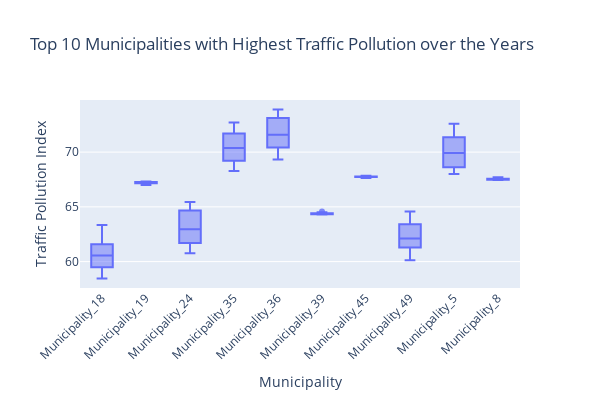
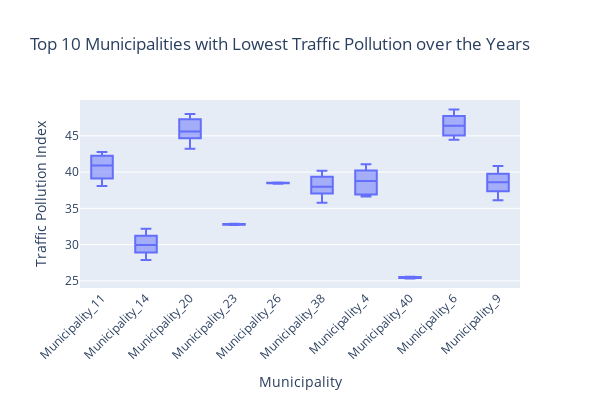

Notebook code cell kept with these figures, in order:
### Code cell
pollution_medians = mu.groupby("Municipality")["Traffic_Pollution"].median()

top_10_max = pollution_medians.nlargest(10).index
top_10_min = pollution_medians.nsmallest(10).index

mu_top_max = mu[mu["Municipality"].isin(top_10_max)]
mu_top_min = mu[mu["Municipality"].isin(top_10_min)]


fig_max = px.box(mu_top_max, x="Municipality", y="Traffic_Pollution",
                #color="Municipality",
                title="Top 10 Municipalities with Highest Traffic Pollution over the Years",
                #color_discrete_sequence=px.colors.qualitative.Set1
                )

fig_min = px.box(mu_top_min, x="Municipality", y="Traffic_Pollution",
                #color="Municipality",
                title="Top 10 Municipalities with Lowest Traffic Pollution over the Years",
                #color_discrete_sequence=px.colors.qualitative.Set2
                )

for fig in [fig_max, fig_min]:
    fig.update_layout(
        xaxis_title="Municipality",
        yaxis_title="Traffic Pollution Index",
        width=600, height=400,  
        xaxis_tickangle=-45, 
        font=dict(size=12),  
        showlegend=False  
    )
    fig.update_traces(marker=dict(opacity=0.8))  

fig_max.show()
fig_min.show()

### Figure 1 — Plotly figure (JSON) as saved in the notebook; plotly's stock layout.template omitted (floating-point values rounded to 4 significant figures)
{"data": [{"alignmentgroup": "True", "hovertemplate": "Municipality=%{x}<br>Traffic_Pollution=%{y}<extra></extra>", "legendgroup": "", "marker": {"color": "#636efa", "opacity": 0.8}, "name": "", "notched": false, "offsetgroup": "", "orientation": "v", "showlegend": false, "type": "box", "x": ["Municipality_18", "Municipality_18", "Municipality_18", "Municipality_18", "Municipality_18", "Municipality_18", "Municipality_18", "Municipality_18", "Municipality_18", "Municipality_18", "Municipality_19", "Municipality_19", "Municipality_19", "Municipality_19", "Municipality_19", "Municipality_19", "Municipality_19", "Municipality_19", "Municipality_19", "Municipality_19", "Municipality_24", "Municipality_24", "Municipality_24", "Municipality_24", "Municipality_24", "Municipality_24", "Municipality_24", "Municipality_24", "Municipality_24", "Municipality_24", "Municipality_35", "Municipality_35", "Municipality_35", "Municipality_35", "Municipality_35", "Municipality_35", "Municipality_35", "Municipality_35", "Municipality_35", "Municipality_35", "Municipality_36", "Municipality_36", "Municipality_36", "Municipality_36", "Municipality_36", "Municipality_36", "Municipality_36", "Municipality_36", "Municipality_36", "Municipality_36", "Municipality_39", "Municipality_39", "Municipality_39", "Municipality_39", "Municipality_39", "Municipality_39", "Municipality_39", "Municipality_39", "Municipality_39", "Municipality_39", "Municipality_45", "Municipality_45", "Municipality_45", "Municipality_45", "Municipality_45", "Municipality_45", "Municipality_45", "Municipality_45", "Municipality_45", "Municipality_45", "Municipality_49", "Municipality_49", "Municipality_49", "Municipality_49", "Municipality_49", "Municipality_49", "Municipality_49", "Municipality_49", "Municipality_49", "Municipality_49", "Municipality_5", "Municipality_5", "Municipality_5", "Municipality_5", "Municipality_5", "Municipality_5", "Municipality_5", "Municipality_5", "Municipality_5", "Municipality_5", "Municipality_8", "Municipality_8", "Municipality_8", "Municipality_8", "Municipality_8", "Municipality_8", "Municipality_8", "Municipality_8", "Municipality_8", "Municipality_8"], "x0": " ", "xaxis": "x", "y": [58.44, 58.88, 59.48, 59.81, 60.26, 60.83, 61.2, 61.57, 62.37, 63.34, 67.15, 67.19, 67.26, 67.32, null, 67.0, 67.14, 67.21, 67.29, 67.2, 60.76, 60.97, 61.69, 61.87, 62.67, 63.24, 63.59, 64.67, 64.91, 65.45, 68.26, 68.67, 69.22, 70.01, 70.33, 70.43, 71.07, 71.71, 72.51, 72.7, 69.33, 69.95, 70.42, 70.8, 71.28, 71.91, 72.32, 73.12, 73.23, 73.9, 64.41, 64.29, 64.56, 64.33, 64.33, 64.35, 64.36, 64.38, 64.5, 64.29, 67.69, 67.8, 67.72, 67.74, 67.64, 67.78, 67.84, 67.76, 67.73, 67.75, 60.11, 61.01, 61.29, 61.6, 61.66, 62.54, 63.21, 63.42, 63.82, 64.57, 68.0, 68.45, 68.63, 69.04, 69.42, 70.43, 71.03, 71.36, 72.13, 72.58, 67.58, 67.57, 67.47, 67.46, 67.47, 67.51, 67.71, 67.53, 67.49, 67.61], "y0": " ", "yaxis": "y"}], "layout": {"boxmode": "group", "font": {"size": 12}, "height": 400, "legend": {"tracegroupgap": 0}, "showlegend": false, "title": {"text": "Top 10 Municipalities with Highest Traffic Pollution over the Years"}, "width": 600, "xaxis": {"anchor": "y", "domain": [0, 1], "tickangle": -45, "title": {"text": "Municipality"}}, "yaxis": {"anchor": "x", "domain": [0, 1], "title": {"text": "Traffic Pollution Index"}}}}

### Figure 2 — Plotly figure (JSON) as saved in the notebook; plotly's stock layout.template omitted (floating-point values rounded to 4 significant figures)
{"data": [{"alignmentgroup": "True", "hovertemplate": "Municipality=%{x}<br>Traffic_Pollution=%{y}<extra></extra>", "legendgroup": "", "marker": {"color": "#636efa", "opacity": 0.8}, "name": "", "notched": false, "offsetgroup": "", "orientation": "v", "showlegend": false, "type": "box", "x": ["Municipality_11", "Municipality_11", "Municipality_11", "Municipality_11", "Municipality_11", "Municipality_11", "Municipality_11", "Municipality_11", "Municipality_11", "Municipality_11", "Municipality_14", "Municipality_14", "Municipality_14", "Municipality_14", "Municipality_14", "Municipality_14", "Municipality_14", "Municipality_14", "Municipality_14", "Municipality_14", "Municipality_20", "Municipality_20", "Municipality_20", "Municipality_20", "Municipality_20", "Municipality_20", "Municipality_20", "Municipality_20", "Municipality_20", "Municipality_20", "Municipality_23", "Municipality_23", "Municipality_23", "Municipality_23", "Municipality_23", "Municipality_23", "Municipality_23", "Municipality_23", "Municipality_23", "Municipality_23", "Municipality_26", "Municipality_26", "Municipality_26", "Municipality_26", "Municipality_26", "Municipality_26", "Municipality_26", "Municipality_26", "Municipality_26", "Municipality_26", "Municipality_38", "Municipality_38", "Municipality_38", "Municipality_38", "Municipality_38", "Municipality_38", "Municipality_38", "Municipality_38", "Municipality_38", "Municipality_38", "Municipality_4", "Municipality_4", "Municipality_4", "Municipality_4", "Municipality_4", "Municipality_4", "Municipality_4", "Municipality_4", "Municipality_4", "Municipality_4", "Municipality_40", "Municipality_40", "Municipality_40", "Municipality_40", "Municipality_40", "Municipality_40", "Municipality_40", "Municipality_40", "Municipality_40", "Municipality_40", "Municipality_6", "Municipality_6", "Municipality_6", "Municipality_6", "Municipality_6", "Municipality_6", "Municipality_6", "Municipality_6", "Municipality_6", "Municipality_6", "Municipality_9", "Municipality_9", "Municipality_9", "Municipality_9", "Municipality_9", "Municipality_9", "Municipality_9", "Municipality_9", "Municipality_9", "Municipality_9"], "x0": " ", "xaxis": "x", "y": [38.09, 38.48, 39.11, 39.86, 40.65, 41.19, 41.47, 42.52, 42.26, 42.76, 27.88, 28.24, 28.92, 29.24, 29.42, 30.51, 31.23, 31.19, 31.57, 32.18, 43.2, 44.16, 44.75, 44.67, 45.35, 45.83, 46.46, 47.29, 47.28, 48.01, 32.73, 32.88, 32.84, 32.73, 32.73, null, 32.85, 32.9, 32.71, 32.77, 38.5, 38.46, 38.53, 38.55, 38.52, 38.56, 38.39, 38.53, 38.45, 38.57, 35.79, 36.18, 37.05, 37.33, 37.59, 38.36, 39.08, 39.36, 39.98, 40.2, 36.91, 36.64, 36.9, 37.63, 38.62, 38.94, 39.44, 40.23, 40.24, 41.09, 25.4, 25.45, 25.49, 25.56, 25.5, 25.39, 25.32, 25.56, 25.46, 25.54, 44.45, 44.56, 45.06, 45.8, 46.29, 46.5, 47.65, 47.72, 48.04, 48.65, 36.12, 36.71, 37.37, 37.76, 38.67, 38.53, 39.67, 39.76, 40.14, 40.85], "y0": " ", "yaxis": "y"}], "layout": {"boxmode": "group", "font": {"size": 12}, "height": 400, "legend": {"tracegroupgap": 0}, "showlegend": false, "title": {"text": "Top 10 Municipalities with Lowest Traffic Pollution over the Years"}, "width": 600, "xaxis": {"anchor": "y", "domain": [0, 1], "tickangle": -45, "title": {"text": "Municipality"}}, "yaxis": {"anchor": "x", "domain": [0, 1], "title": {"text": "Traffic Pollution Index"}}}}
